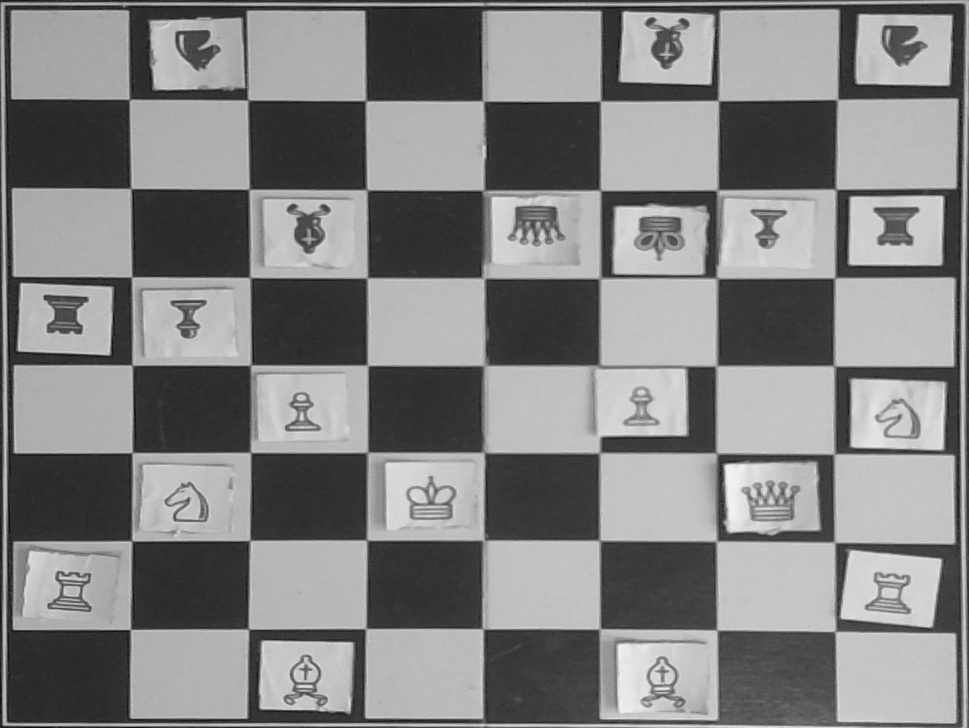
#> input picture images2/chessmate_img_22_3_15_31_44.jpg, 969 x 728 px, shrunk from 1640 x 1232 before the run
$ python grayscale_randomizer.py images2
#> lines starting #> are read from the running program, lines starting #| are printed output that depends on the picture
#!/usr/bin/env python3.6

import numpy as np
import cv2
import sys
import argparse
import os

#The purpose of this script is to iterate over a directory of (grayscale)images
#and create several copies with randomized contrast(alpha) and brightness(beta) values.
#to center the values in both positive and negative direction in a similar distance around the
# original value, we combine two normal distributions for each value.
# We choose mean and standard deviation so that the combined distributions form a new distribution
# with two modes around the respective means

VARIATIONS_PER_IMAGE = 5
ALPHA_DEFAULT = 1
ALPHA_DISTANCE = 0.15
ALPHA_STD_DEV = 0.05
BETA_DEFAULT = 0
BETA_DISTANCE = 20
BETA_STD_DEV = 5

def main():

    # Creating possibility to define an output path for captured images
    parser = argparse.ArgumentParser(description="randomizing contrast and brightness values of images in directory")
    parser.add_argument("imagedir", nargs='?', default="")
    args = parser.parse_args(sys.argv[1:])

    if not os.path.exists(args.imagedir) and not args.imagedir=="":
        print("Output directory {} does not exist.".format(args.outputpath))
        sys.exit()

    image_files = os.listdir(args.imagedir)
    os.chdir(args.imagedir)
    samples_per_value = len(image_files) * VARIATIONS_PER_IMAGE

    alpha_values = create_multimodal_probability_distribution(ALPHA_DEFAULT, ALPHA_DISTANCE, ALPHA_STD_DEV, samples_per_value)
    beta_values = create_multimodal_probability_distribution(BETA_DEFAULT, BETA_DISTANCE, BETA_STD_DEV, samples_per_value)

    j = 0
    for i, file in enumerate(image_files):
        image = cv2.imread(file)
#> image is the input picture: shape (728, 969, 3); min 9, max 245, mean 130.9
        image = cv2.cvtColor(image, cv2.COLOR_RGB2GRAY)
#> image: shape (728, 969)
        for j in range(VARIATIONS_PER_IMAGE):
            index = i * VARIATIONS_PER_IMAGE + j
            alpha_string = "{:.2f}".format(alpha_values[index])
            alpha_string= alpha_string.replace(".","_")
            beta_string = "{:.0f}".format(beta_values[index])
            image_path = os.path.join(args.imagedir,file[:-4]+"a:{},b:{}".format(alpha_string,beta_string)+".jpg")
            variation = cv2.convertScaleAbs(image, alpha=alpha_values[index], beta=beta_values[index])
            print("image path: {}".format(image_path))
            variation = cv2.cvtColor(variation, cv2.COLOR_GRAY2RGB)
            cv2.imwrite(image_path, variation)
#> this loop made 5 passes
#> pass 1, in main, `variation = cv2.convertScaleAbs(image, alpha=alpha_values[index], beta..`:
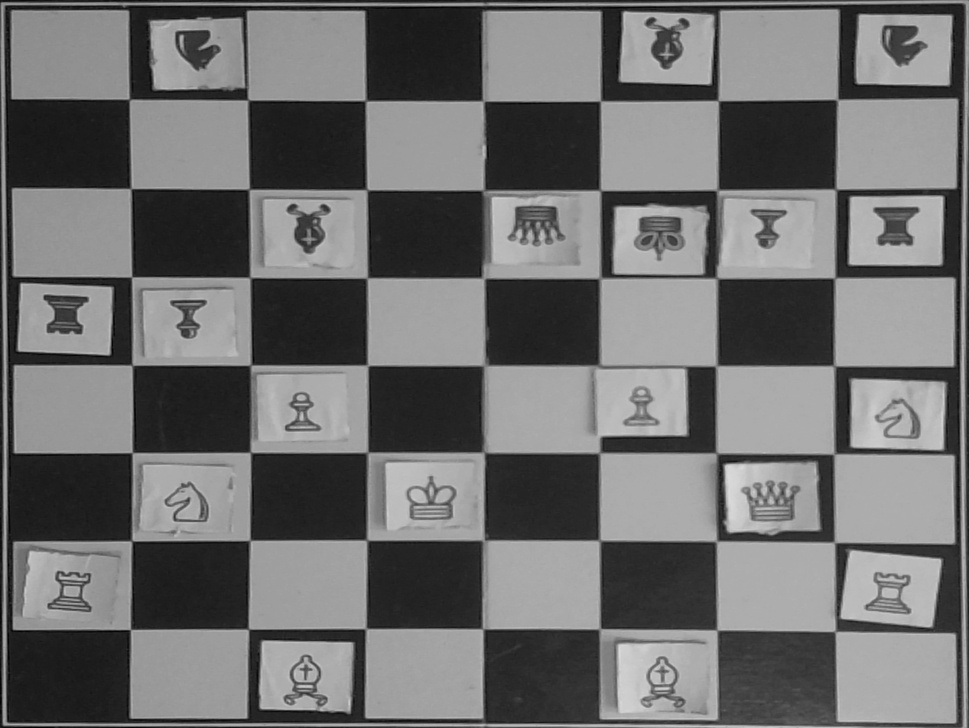
#> variation: shape (728, 969); min 0, max 218, mean 110.5
#> pass 2, in main, `variation = cv2.convertScaleAbs(image, alpha=alpha_values[index], beta..`:
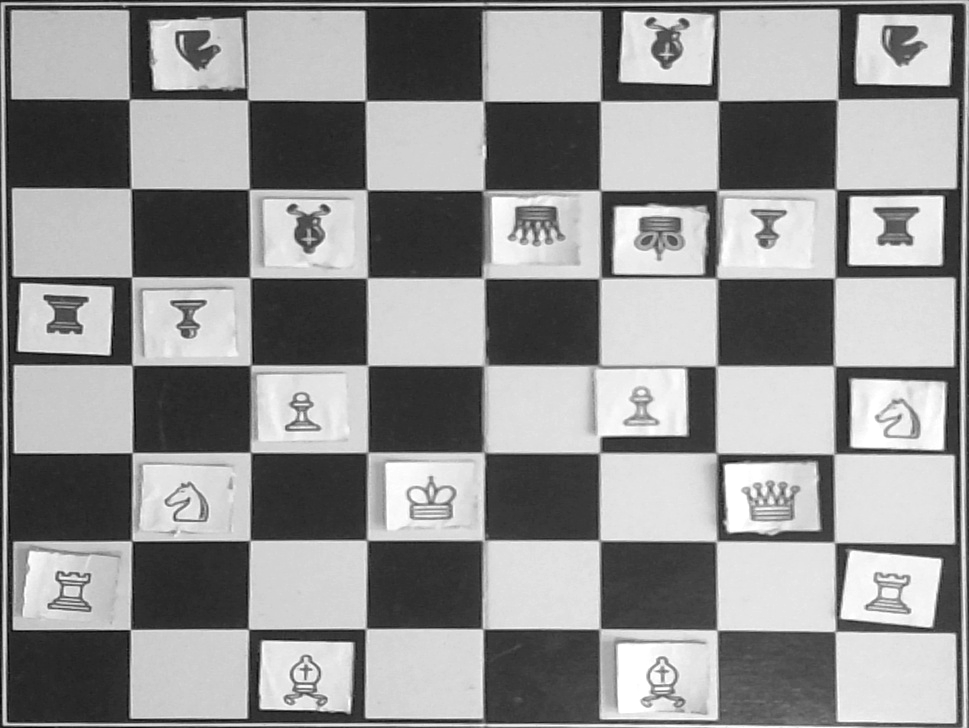
#> variation: shape (728, 969); min 0, max 255, mean 147.3
#> pass 2 of the loop in main, `for i, file in enumerate(image_files):`:
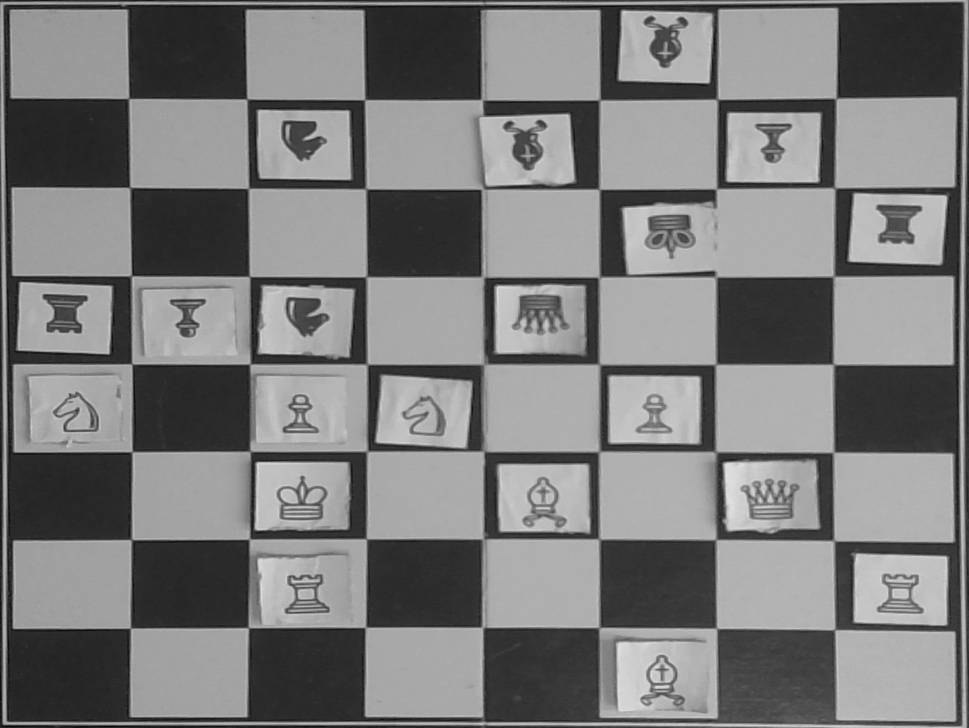
#> input picture images2/chessmate_img_22_3_15_34_46.jpg, 969 x 728 px, shrunk from 1640 x 1232 before the run
#> in main, image is the input picture: shape (728, 969, 3); min 8, max 228, mean 123.3
#> image: shape (728, 969)
#> the loop in main, `for j in range(VARIATIONS_PER_IMAGE):` made 5 passes
#| image path: images2/chessmate_img_22_3_15_34_46a:1_17,b:-30.jpg
#| image path: images2/chessmate_img_22_3_15_34_46a:0_90,b:-22.jpg
#| image path: images2/chessmate_img_22_3_15_34_46a:1_14,b:-19.jpg
#| image path: images2/chessmate_img_22_3_15_34_46a:0_84,b:14.jpg
#| image path: images2/chessmate_img_22_3_15_34_46a:1_11,b:-14.jpg
#> pass 1, in main, `variation = cv2.convertScaleAbs(image, alpha=alpha_values[index], beta..`:
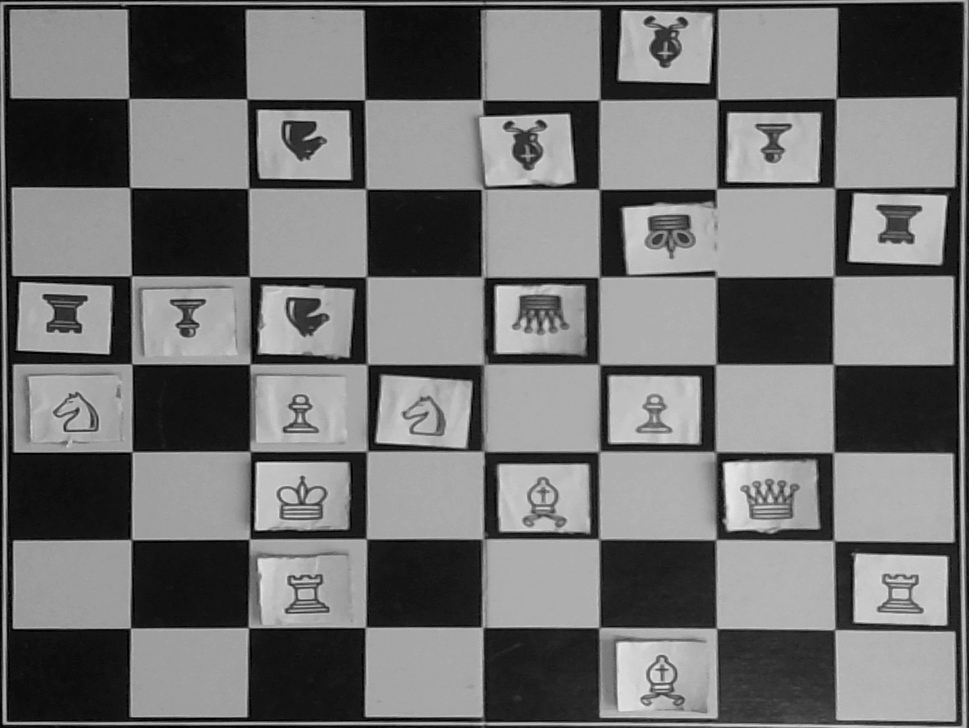
#> variation: shape (728, 969); min 0, max 236, mean 114
#> pass 2, in main, `variation = cv2.convertScaleAbs(image, alpha=alpha_values[index], beta..`:
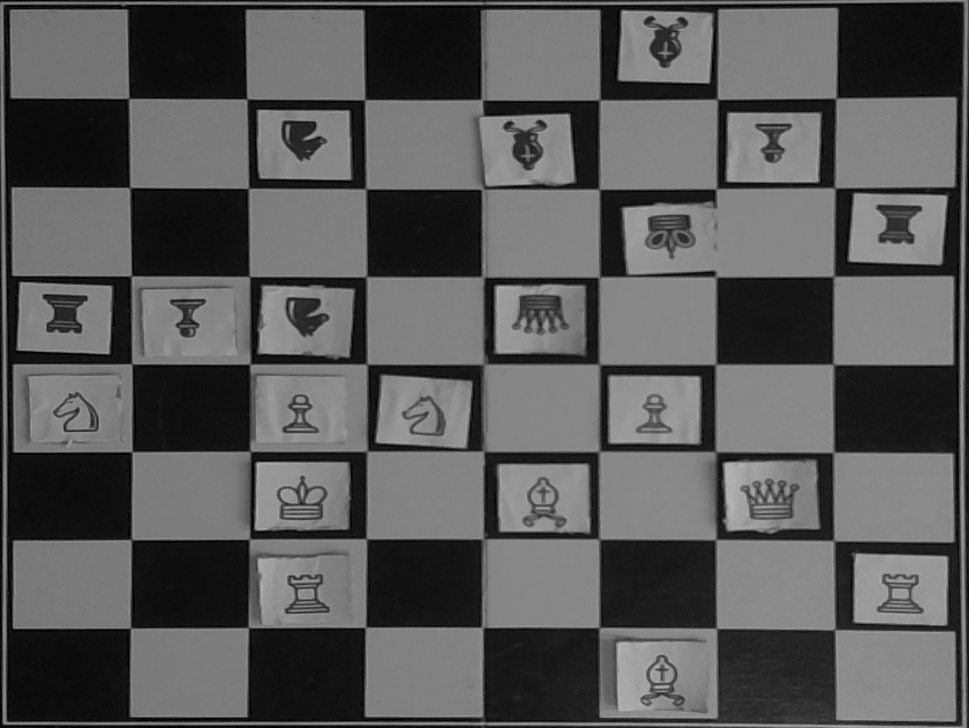
#> variation: shape (728, 969); min 0, max 183, mean 89


def create_multimodal_probability_distribution(default_value, distance_from_default, std_deviation, sample_size):

    low_mode = default_value-distance_from_default
    high_mode = default_value+distance_from_default
    distributions = [
        {"type": np.random.normal, "kwargs": {"loc": low_mode , "scale": std_deviation}},
        {"type": np.random.normal, "kwargs": {"loc": high_mode , "scale": std_deviation}},
    ]
    coefficients = np.array([0.5, 0.5])

    #only necessary to normalize if coefficients dont add up to 1
    #coefficients /= coefficients.sum()

    num_distr = len(distributions)
    data = np.zeros((sample_size, num_distr))
    for idx, distr in enumerate(distributions):
        data[:, idx] = distr["type"](size=(sample_size,), **distr["kwargs"])
        for value in data[:, idx]:
            if abs(default_value-value) > abs(distance_from_default+3*std_deviation):
                value = default_value
    random_idx = np.random.choice(np.arange(num_distr), size=(sample_size,), p=coefficients)
    sample = data[np.arange(sample_size), random_idx]

    return sample


if __name__ == "__main__":
    main()
